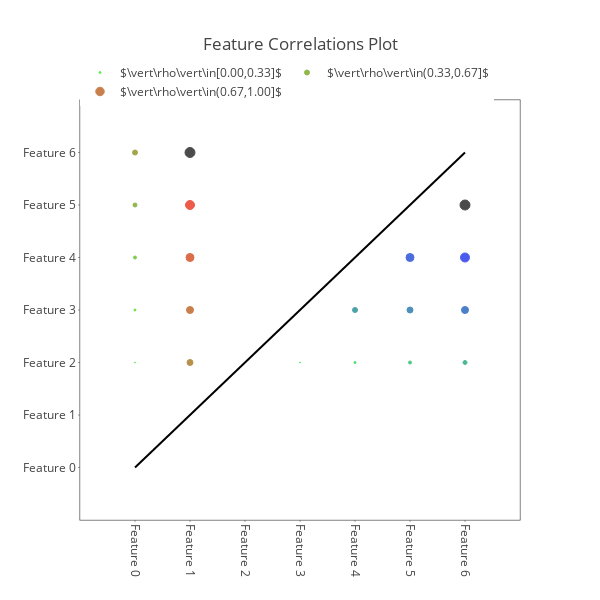

The notebook cell saved with this chart:
### Markdown cell above
# Demonstrate the Feature Correlations Plot using some simulated datasets

### Code cell
''' create a symmetric correlation matrix showing the range of possible correlations'''
# generate values
vals = [0.0, 0.1, 0.2, 0.3, 0.4, 0.5, 0.6, 0.7, 0.8, 0.9, 1.0]
vals.extend([-i for i in vals[1:]])

# create the correlation matrix
p = 7 # dimension of correlation matrix including the diagonal of 1s
corrs = np.zeros((p,p),dtype=float)  # create the square matrix
corrs[np.triu_indices(p,1)] = vals   # put correlations on upper triangle
corrs = corrs + corrs.T + np.eye(p)  # add the diagonal and fold over it

# make the dataframe
cols = ['Feature %d'%i for i in range(p)]
corrs = pd.DataFrame(data=corrs, columns=cols, index=cols)
display(corrs)

# visualize
plyoff.iplot(CorrelationsPlot(corrs, trcLims=np.linspace(0.0,1.0,4), tweaks=(10,600,600,1.1)))

### Figure 1 — Plotly figure (JSON) as saved in the notebook; plotly's stock layout.template omitted (floating-point values rounded to 4 significant figures)
{"data": [{"hoverinfo": "skip", "line": {"color": "black"}, "mode": "lines", "showlegend": false, "type": "scatter", "uid": "da53b67e-5808-4d76-a214-628277b92ae4", "x": [0, 1, 2, 3, 4, 5, 6], "y": [0, 1, 2, 3, 4, 5, 6]}, {"hoverinfo": "x+y+text", "marker": {"color": ["rgb(23,230,0)", "rgb(48,204,0)", "rgb(74,179,0)", "rgb(0,230,25)", "rgb(0,204,51)", "rgb(0,179,76)"], "line": {"color": ["rgb(23,230,0)", "rgb(48,204,0)", "rgb(74,179,0)", "rgb(0,230,25)", "rgb(0,204,51)", "rgb(0,179,76)"]}, "size": [1, 2, 3, 1, 2, 3]}, "mode": "markers", "name": "$\\vert\\rho\\vert\\in[0.00,0.33]$", "text": ["0.1000", "0.2000", "0.3000", "-0.1000", "-0.2000", "-0.3000"], "type": "scatter", "uid": "969f9082-7aca-4b40-82ad-b161e6782450", "x": [0, 0, 0, 3, 4, 5], "y": [2, 3, 4, 2, 2, 2]}, {"hoverinfo": "x+y+text", "marker": {"color": ["rgb(99,153,0)", "rgb(125,127,0)", "rgb(153,99,0)", "rgb(0,125,130)", "rgb(0,99,156)", "rgb(0,153,102)"], "line": {"color": ["rgb(99,153,0)", "rgb(125,127,0)", "rgb(153,99,0)", "rgb(0,125,130)", "rgb(0,99,156)", "rgb(0,153,102)"]}, "size": [4, 5, 6, 5, 6, 4]}, "mode": "markers", "name": "$\\vert\\rho\\vert\\in(0.33,0.67]$", "text": ["0.4000", "0.5000", "0.6000", "-0.5000", "-0.6000", "-0.4000"], "type": "scatter", "uid": "d8eaafa3-90ec-4722-b502-6dce886398f5", "x": [0, 0, 1, 4, 5, 6], "y": [5, 6, 2, 3, 3, 2]}, {"hoverinfo": "x+y+text", "marker": {"color": ["rgb(178,74,0)", "rgb(204,48,0)", "rgb(230,23,0)", "rgb(0, 0, 0)", "rgb(0,48,207)", "rgb(0,74,181)", "rgb(0,23,232)", "rgb(0, 0, 0)"], "line": {"color": ["rgb(178,74,0)", "rgb(204,48,0)", "rgb(230,23,0)", "rgb(0, 0, 0)", "rgb(0,48,207)", "rgb(0,74,181)", "rgb(0,23,232)", "rgb(0, 0, 0)"]}, "size": [7, 8, 9, 10, 8, 7, 9, 10]}, "mode": "markers", "name": "$\\vert\\rho\\vert\\in(0.67,1.00]$", "text": ["0.7000", "0.8000", "0.9000", "1.0000", "-0.8000", "-0.7000", "-0.9000", "-1.0000"], "type": "scatter", "uid": "94d9def0-d440-4dee-aae1-6c896c5e92c4", "x": [1, 1, 1, 1, 5, 6, 6, 6], "y": [3, 4, 5, 6, 4, 3, 4, 5]}], "layout": {"height": 600, "legend": {"orientation": "h", "x": 0, "y": 1.1}, "title": {"text": "Feature Correlations Plot"}, "width": 600, "xaxis": {"linecolor": "black", "linewidth": 0.5, "mirror": true, "range": [-1, 7], "showgrid": false, "tickangle": 90, "ticklen": 1, "ticktext": ["Feature 0", "Feature 1", "Feature 2", "Feature 3", "Feature 4", "Feature 5", "Feature 6"], "tickvals": [0, 1, 2, 3, 4, 5, 6], "type": "linear", "zeroline": false}, "yaxis": {"linecolor": "black", "linewidth": 0.5, "mirror": true, "range": [-1, 7], "showgrid": false, "ticklen": 1, "ticktext": ["Feature 0", "Feature 1", "Feature 2", "Feature 3", "Feature 4", "Feature 5", "Feature 6"], "tickvals": [0, 1, 2, 3, 4, 5, 6], "type": "linear", "zeroline": false}}}
